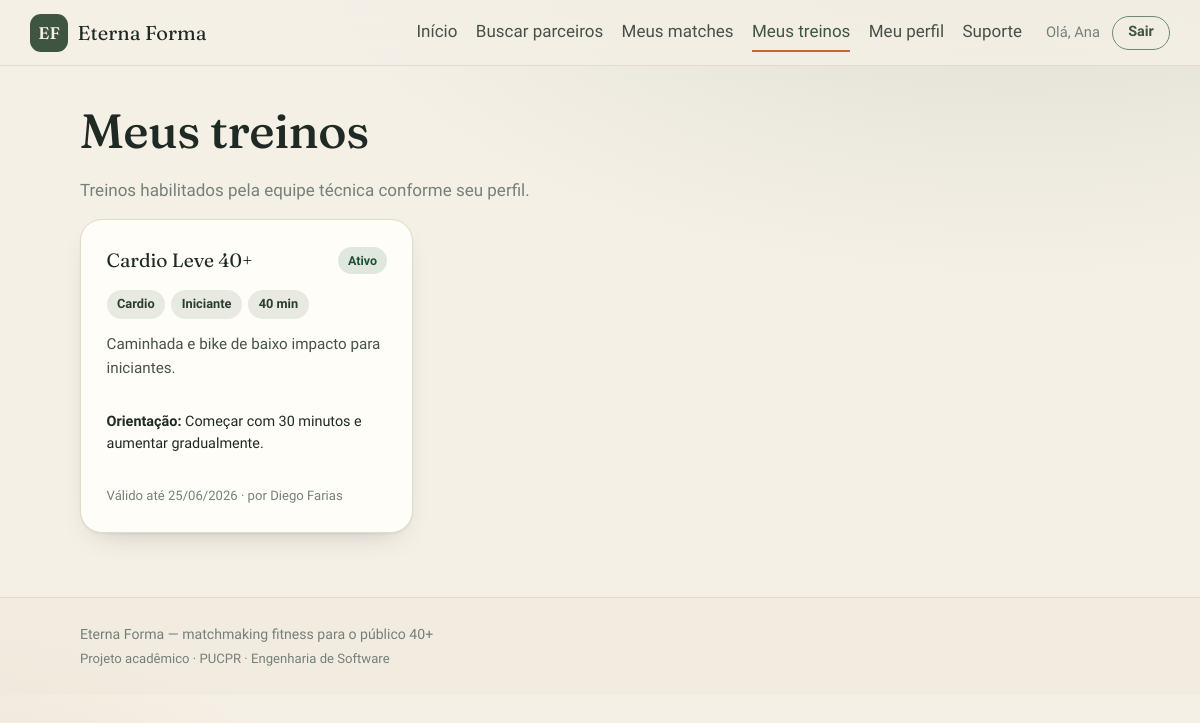
/treinos.php (signed in), run on the app's committed database.
### tables this page shows
CREATE TABLE IF NOT EXISTS usuarios (
  id              INT AUTO_INCREMENT PRIMARY KEY,
  email           VARCHAR(255) NOT NULL UNIQUE,
  senha_hash      VARCHAR(255) NOT NULL,
  nome            VARCHAR(100) NOT NULL,
  data_nascimento DATE         NOT NULL,
  genero          CHAR(1)      NULL,
  cidade          VARCHAR(100) NULL,
  estado          VARCHAR(2)   NULL,
  ativo           TINYINT(1)   NOT NULL DEFAULT 1,
  criado_em       TIMESTAMP    NOT NULL DEFAULT CURRENT_TIMESTAMP,
  last_login      TIMESTAMP    NULL
);

CREATE TABLE IF NOT EXISTS treinos_habilitados (
  id            INT AUTO_INCREMENT PRIMARY KEY,
  usuario_id    INT NOT NULL,
  treino_id     INT NOT NULL,
  atendente_id  INT NULL,
  observacoes   TEXT NULL,
  data_inicio   DATE NULL,
  data_fim      DATE NULL,
  status        ENUM('Ativo','Inativo') NOT NULL DEFAULT 'Ativo',
  criado_em     TIMESTAMP NOT NULL DEFAULT CURRENT_TIMESTAMP,
  CONSTRAINT fk_th_usuario   FOREIGN KEY (usuario_id)   REFERENCES usuarios(id)       ON DELETE CASCADE,
  CONSTRAINT fk_th_treino    FOREIGN KEY (treino_id)    REFERENCES treinos(id)        ON DELETE CASCADE,
  CONSTRAINT fk_th_atendente FOREIGN KEY (atendente_id) REFERENCES membros_equipe(id) ON DELETE SET NULL
);

CREATE TABLE IF NOT EXISTS treinos (
  id              INT AUTO_INCREMENT PRIMARY KEY,
  nome            VARCHAR(100) NOT NULL,
  tipo            VARCHAR(50)  NOT NULL,
  nivel           VARCHAR(20)  NOT NULL,
  descricao       TEXT NULL,
  duracao_minutos INT NULL
);

CREATE TABLE IF NOT EXISTS membros_equipe (
  id              INT AUTO_INCREMENT PRIMARY KEY,
  email           VARCHAR(255) NOT NULL UNIQUE,
  senha_hash      VARCHAR(255) NOT NULL,
  nome            VARCHAR(100) NOT NULL,
  papel           ENUM('Gestor','Atendente') NOT NULL DEFAULT 'Atendente',
  especialidade   VARCHAR(100) NULL,
  telefone        VARCHAR(30)  NULL,
  categorias      VARCHAR(255) NULL,    
  ativo           TINYINT(1)   NOT NULL DEFAULT 1,
  primeiro_acesso TINYINT(1)   NOT NULL DEFAULT 0,
  criado_por      INT          NULL,
  criado_em       TIMESTAMP    NOT NULL DEFAULT CURRENT_TIMESTAMP,
  last_login      TIMESTAMP    NULL
);

### includes/auth.php (called while the page is built, shortened)
<?php
require_once __DIR__ . '/../config/db.php';
function tipo_conta(): ?string
{
    return $_SESSION['tipo'] ?? null;
}
function usuario_logado(): ?int
{
    return tipo_conta() === 'desportista' ? ($_SESSION['usuario_id'] ?? null) : null;
}
function usuario_atual(): ?array
{
    $id = usuario_logado();
    $stmt = db()->prepare('SELECT * FROM usuarios WHERE id = ?');
    $stmt->execute([$id]);
    $cache = $stmt->fetch() ?: null;
    return $cache;
}
function e(?string $texto): string
{
    return htmlspecialchars((string) $texto, ENT_QUOTES, 'UTF-8');
}

### config/db.php (called while the page is built, shortened)
<?php
function db(): PDO
{
    static $pdo = null;
    if ($pdo instanceof PDO) {
        return $pdo;
    }
    $dsn = sprintf('mysql:host=%s;dbname=%s;charset=%s', DB_HOST, DB_NAME, DB_CHARSET);
    try {
        $pdo = new PDO($dsn, DB_USER, DB_PASS, [
            PDO::ATTR_ERRMODE            => PDO::ERRMODE_EXCEPTION,
            PDO::ATTR_DEFAULT_FETCH_MODE => PDO::FETCH_ASSOC,
            PDO::ATTR_EMULATE_PREPARES   => false,
        ]);
    } catch (PDOException $e) {
        http_response_code(500);
        exit('Erro ao conectar ao banco de dados. Verifique config/db.php. (' . $e->getMessage() . ')');
    }
    return $pdo;
}

### treinos.php (the view, shortened to what this page needs)
<?php
require_once __DIR__ . '/includes/auth.php';
$uid = usuario_logado();
$stmt = db()->prepare(
    "SELECT th.*, t.nome AS treino_nome, t.tipo, t.nivel, t.descricao, t.duracao_minutos,
            me.nome AS atendente
     FROM treinos_habilitados th
     JOIN treinos t ON t.id = th.treino_id
     LEFT JOIN membros_equipe me ON me.id = th.atendente_id
     WHERE th.usuario_id = ?
     ORDER BY th.status='Ativo' DESC, th.criado_em DESC"
);
$stmt->execute([$uid]);
$treinos = $stmt->fetchAll();
$pagina = 'treinos';
require __DIR__ . '/includes/header.php';
?>
<h1>Meus treinos</h1>
<p class="muted">Treinos habilitados pela equipe técnica conforme seu perfil.</p>
<?php if (!$treinos): ?>
  <div class="card vazio">
    <h3>Nenhum treino habilitado ainda</h3>
    <p>A equipe técnica habilitará treinos adequados ao seu objetivo.</p>
  </div>
<?php else: ?>
  <div class="grade grade--auto">
    <?php foreach ($treinos as $t): ?>
      <div class="card perfil-card">
        <div style="display:flex;justify-content:space-between;gap:.5rem;align-items:center;">
          <div class="perfil-card__nome"><?= e($t['treino_nome']) ?></div>
          <span class="badge badge--<?= $t['status']==='Ativo'?'aceito':'rejeitado' ?>"><?= e($t['status']) ?></span>
        </div>
        <div class="tags">
          <span class="tag"><?= e($t['tipo']) ?></span>
          <span class="tag"><?= e($t['nivel']) ?></span>
          <?php if ($t['duracao_minutos']): ?><span class="tag"><?= (int)$t['duracao_minutos'] ?> min</span><?php endif; ?>
        </div>
        <?php if ($t['descricao']): ?><p class="perfil-card__bio"><?= e($t['descricao']) ?></p><?php endif; ?>
        <?php if ($t['observacoes']): ?>
          <p style="font-size:.9rem;"><strong>Orientação:</strong> <?= e($t['observacoes']) ?></p>
        <?php endif; ?>
        <div class="muted" style="font-size:.82rem;">
          <?php if ($t['data_fim']): ?>Válido até <?= e(date('d/m/Y', strtotime($t['data_fim']))) ?><?php endif; ?>
          <?php if ($t['atendente']): ?> · por <?= e($t['atendente']) ?><?php endif; ?>
        </div>
      </div>
    <?php endforeach; ?>
  </div>
<?php endif; ?>
<?php require __DIR__ . '/includes/footer.php'; ?>

### includes/header.php (shortened to what this page needs)
<?php
require_once __DIR__ . '/auth.php';
$u = usuario_atual();
$m = membro_atual();
$logado = $u ?: $m;
$nome = $logado['nome'] ?? '';
$pagina = $pagina ?? '';
$home = $u ? 'dashboard.php' : ($m ? 'painel.php' : 'index.php');
?>
<!DOCTYPE html>
<html lang="pt-BR">
<head>
  <link rel="stylesheet" href="assets/css/style.css">
</head>
<body>
<header class="topo">
  <div class="topo__inner">
    <a class="marca" href="<?= $home ?>">
      <span class="marca__sigla">EF</span>
      <span class="marca__nome">Eterna&nbsp;Forma</span>
    </a>
    <?php if ($u):  ?>
      <nav class="nav">
        <a href="dashboard.php" class="<?= $pagina==='dashboard'?'is-ativo':'' ?>">Início</a>
        <a href="buscar.php"    class="<?= $pagina==='buscar'?'is-ativo':'' ?>">Buscar parceiros</a>
        <a href="matches.php"   class="<?= $pagina==='matches'?'is-ativo':'' ?>">Meus matches</a>
        <a href="treinos.php"   class="<?= $pagina==='treinos'?'is-ativo':'' ?>">Meus treinos</a>
        <a href="perfil.php"    class="<?= $pagina==='perfil'?'is-ativo':'' ?>">Meu perfil</a>
        <a href="suporte.php"   class="<?= $pagina==='suporte'?'is-ativo':'' ?>">Suporte</a>
      </nav>
      <div class="nav__user">
        <span class="nav__ola">Olá, <?= e(explode(' ', $nome)[0]) ?></span>
        <a class="btn btn--ghost btn--sm" href="logout.php">Sair</a>
      </div>
    <?php endif; ?>
  </div>
</header>
<main class="conteudo">

### assets/css/style.css (style rules this page uses)
:root { --bone: #f5f0e6; --bone-2: #efe8da; --card: #fffdf8; --ink: #1f2a24; --ink-soft: #46514a; --muted: #74807a; --line: #e2dbcb; --sage: #3e5641; --sage-deep: #2c3e30; --sage-soft: #6f8a72; --terra: #c2683a; --terra-deep: #a9542b; --gold: #d8a23c; --ok: #3e7d54; --warn: #b5852a; --radius: 14px; --radius-lg: 22px; --shadow: 0 1px 2px rgba(31,42,36,.06), 0 12px 30px -18px rgba(31,42,36,.35); --shadow-lift: 0 2px 4px rgba(31,42,36,.08), 0 22px 50px -22px rgba(31,42,36,.45); }
* { box-sizing: border-box; }
html { -webkit-text-size-adjust: 100%; }
body { margin: 0; font-family: 'Hanken Grotesk', system-ui, sans-serif; font-size: 17px; line-height: 1.55; color: var(--ink); background: radial-gradient(1200px 600px at 85% -10%, rgba(111,138,114,.18), transparent 60%), radial-gradient(900px 500px at -10% 110%, rgba(194,104,58,.12), transparent 55%), var(--bone); min-height: 100vh; }
h1, h2, h3 { font-family: 'Fraunces', Georgia, serif; font-weight: 500; line-height: 1.1; color: var(--ink); margin: 0 0 .4em; }
h1 { font-size: clamp(2rem, 4vw, 3rem); letter-spacing: -.01em; }
a { color: var(--sage); text-decoration: none; }
p { margin: 0 0 1rem; }
.conteudo { max-width: 1080px; margin: 0 auto; padding: 2.4rem 1.25rem 4rem; }
.topo { position: sticky; top: 0; z-index: 20; background: rgba(245,240,230,.82); backdrop-filter: blur(12px); border-bottom: 1px solid var(--line); }
.topo__inner { max-width: 1180px; margin: 0 auto; padding: .85rem 1.25rem; display: flex; align-items: center; gap: 1.5rem; }
.marca { display: flex; align-items: center; gap: .6rem; text-decoration: none; }
.marca__sigla { display: grid; place-items: center; width: 38px; height: 38px; border-radius: 11px; background: var(--sage); color: #f3efe4; font-family: 'Fraunces', serif; font-weight: 600; font-size: 1.05rem; }
.marca__nome { font-family: 'Fraunces', serif; font-size: 1.25rem; color: var(--ink); }
.nav { display: flex; align-items: center; gap: 1.15rem; margin-left: auto; }
.nav a:not(.btn) { color: var(--ink-soft); font-weight: 500; padding: .3rem 0; border-bottom: 2px solid transparent; text-decoration: none; }
.nav a.is-ativo { color: var(--sage); border-bottom-color: var(--terra); }
.nav__user { display: flex; align-items: center; gap: .75rem; }
.nav__ola { color: var(--muted); font-size: .92rem; }
.btn { display: inline-flex; align-items: center; justify-content: center; gap: .45rem; font-family: inherit; font-weight: 600; font-size: 1rem; line-height: 1; padding: .8rem 1.3rem; border-radius: 999px; cursor: pointer; border: 1px solid transparent; background: var(--sage); color: #f4f0e6; transition: transform .12s ease, box-shadow .2s ease, background .2s ease; text-decoration: none; }
.btn--ghost { background: transparent; color: var(--sage); border-color: var(--sage-soft); }
.btn--sm { padding: .55rem .95rem; font-size: .9rem; }
.card { background: var(--card); border: 1px solid var(--line); border-radius: var(--radius-lg); box-shadow: var(--shadow); padding: 1.6rem; }
.grade { display: grid; gap: 1.25rem; }
.grade--auto { grid-template-columns: repeat(auto-fill, minmax(270px, 1fr)); }
.perfil-card { display: flex; flex-direction: column; gap: .9rem; }
.perfil-card__nome { font-family: 'Fraunces', serif; font-size: 1.2rem; }
.perfil-card__bio { color: var(--ink-soft); font-size: .95rem; }
.tags { display: flex; flex-wrap: wrap; gap: .4rem; }
.tag { font-size: .8rem; font-weight: 600; color: var(--sage-deep); background: rgba(111,138,114,.16); padding: .3rem .65rem; border-radius: 999px; }
.badge { display: inline-block; font-size: .78rem; font-weight: 600; padding: .25rem .6rem; border-radius: 999px; }
.badge--aceito { background: rgba(62,125,84,.16); color: #1f5235; }
.muted { color: var(--muted); }

### data on the page
usuarios: nome "Ana"
treinos_habilitados: treino.nome "Cardio Leve 40+", status "Ativo", treino.tipo "Cardio", treino.nivel "Iniciante", treino.duracao_minutos "40", treino.descricao "Caminhada e bike de baixo impacto para iniciantes.", observacoes "Começar com 30 minutos e aumentar gradualmente.", data_fim "25/06/2026", atendente.nome "Diego Farias"
